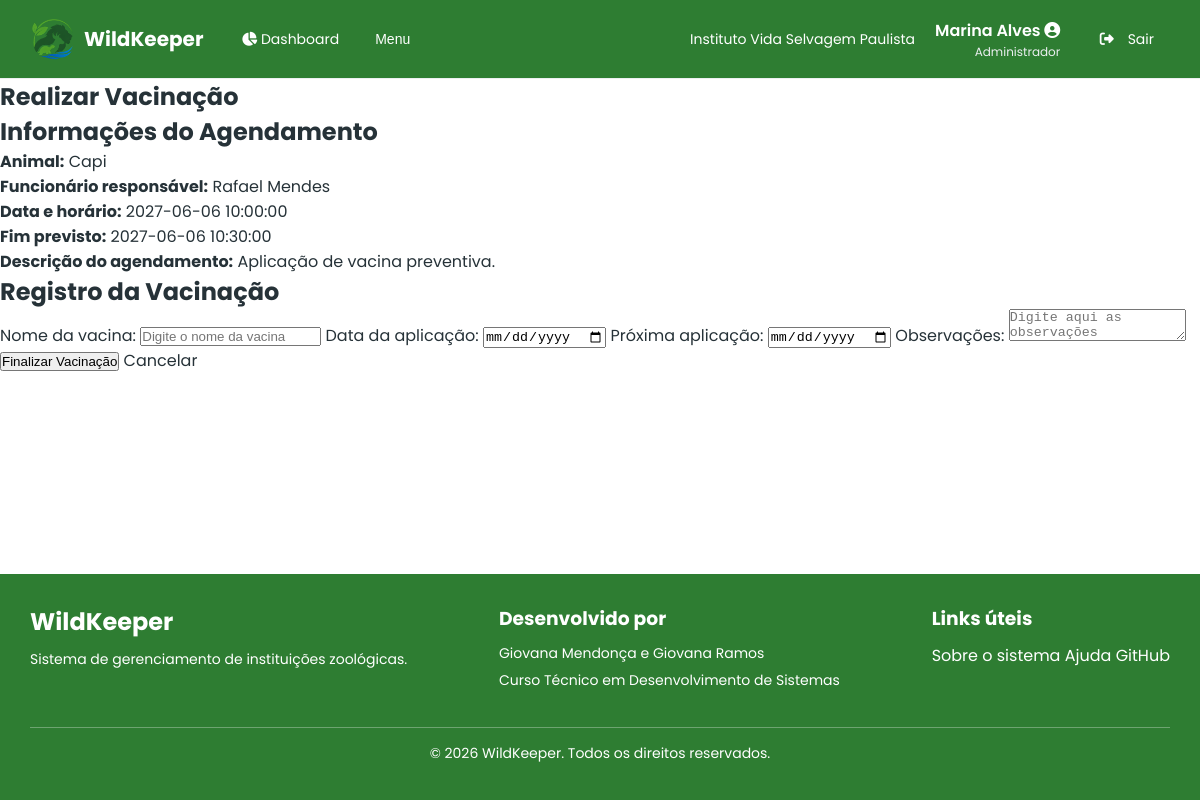
The app's page /src/vacinas/realizar_vacina.php?evento_id=84 (signed in) with its own data.
### tables this page shows
CREATE TABLE

    IF NOT EXISTS eventos (

        id INT PRIMARY KEY AUTO_INCREMENT,

        titulo VARCHAR(255) NOT NULL,

        descricao TEXT,

        tipo ENUM (

            'Consulta',

            'Vacinação',
'Manutenção',

            'Transferência',

            'Outro'

        ) NOT NULL,

        data_inicio DATETIME NOT NULL,

        data_fim DATETIME NOT NULL,

        animal_id INT DEFAULT NULL,

        habitat_id INT DEFAULT NULL,

        funcionario_id INT NOT NULL,

        status ENUM (

            'Agendado',

            'Em andamento',

            'Concluído',

            'Cancelado'

        ) NOT NULL DEFAULT 'Agendado',

        instituicao_id INT NOT NULL,

        FOREIGN KEY (animal_id) REFERENCES animais (id),

        FOREIGN KEY (habitat_id) REFERENCES habitats (id),

        FOREIGN KEY (funcionario_id) REFERENCES users (id),

        FOREIGN KEY (instituicao_id) REFERENCES instituicoes (id),
        CONSTRAINT chk_eventos_associacoes CHECK (
            (tipo IN ('Consulta', 'Vacinação') AND animal_id IS NOT NULL)
            OR (tipo = 'Manutenção' AND habitat_id IS NOT NULL)
            OR (tipo = 'Transferência' AND animal_id IS NOT NULL AND habitat_id IS NOT NULL)
            OR (tipo = 'Outro')
        ),

        created_at TIMESTAMP DEFAULT CURRENT_TIMESTAMP,

        updated_at TIMESTAMP DEFAULT CURRENT_TIMESTAMP ON UPDATE CURRENT_TIMESTAMP

    );

CREATE TABLE

    IF NOT EXISTS animais (

        id INT PRIMARY KEY AUTO_INCREMENT,

        nome VARCHAR(100) NOT NULL,

        sexo ENUM ('Masculino', 'Feminino', 'Indeterminado'),

        data_nascimento DATE DEFAULT NULL,

        data_chegada DATE DEFAULT NULL,

        peso DECIMAL(10, 3) NOT NULL,  

        altura DECIMAL(10, 3) NOT NULL,  

        microchip VARCHAR(20) NOT NULL UNIQUE,

        observacoes TEXT,

        especie_id INT NOT NULL,

        habitat_id INT NOT NULL,

        status_id INT NOT NULL,

        saude_status_id INT NOT NULL,

        instituicao_id INT NOT NULL,

        FOREIGN KEY (especie_id) REFERENCES especies (id),

        FOREIGN KEY (habitat_id) REFERENCES habitats (id),

        FOREIGN KEY (status_id) REFERENCES status_animais (id),

        FOREIGN KEY (saude_status_id) REFERENCES saude_status (id),

        FOREIGN KEY (instituicao_id) REFERENCES instituicoes (id),

        created_at TIMESTAMP DEFAULT CURRENT_TIMESTAMP,

        updated_at TIMESTAMP DEFAULT CURRENT_TIMESTAMP ON UPDATE CURRENT_TIMESTAMP

    );

CREATE TABLE

    IF NOT EXISTS users (

        id INT PRIMARY KEY AUTO_INCREMENT,

        nome VARCHAR(100) NOT NULL,

        cpf VARCHAR(14) NOT NULL UNIQUE,

        data_nascimento DATE NOT NULL,

        genero ENUM (

            'Masculino',

            'Feminino',

            'Não-binário',

            'Outro',

            'Prefiro não informar'

        ) NOT NULL,

        telefone VARCHAR(20) NOT NULL UNIQUE,

        email VARCHAR(100) NOT NULL UNIQUE,

        senha_hash VARCHAR(255) NOT NULL,

        cargo_id INT NOT NULL,

        status ENUM ('Ativo', 'Férias', 'Afastado', 'Desligado') DEFAULT 'Ativo',

        instituicao_id INT NOT NULL,

        FOREIGN KEY (cargo_id) REFERENCES cargos (id),

        FOREIGN KEY (instituicao_id) REFERENCES instituicoes (id),

        created_at TIMESTAMP DEFAULT CURRENT_TIMESTAMP,

        updated_at TIMESTAMP DEFAULT CURRENT_TIMESTAMP ON UPDATE CURRENT_TIMESTAMP

    );

### src/vacinas/realizar_vacina.php (the view, shortened to what this page needs)
<?php
include "../includes/autenticacao.php";
$instituicao_id = $_SESSION['instituicao_id'];
$eventoId = trim($_GET['evento_id'] ?? '');
$sql = "SELECT
    eventos.id,
    eventos.titulo,
    eventos.descricao,
    eventos.data_inicio,
    eventos.data_fim,
    eventos.status,
    animais.id AS animal_id,
    animais.nome AS animal_nome,
    users.id AS funcionario_id,
    users.nome AS funcionario_nome
FROM eventos
INNER JOIN animais ON eventos.animal_id = animais.id
INNER JOIN users ON eventos.funcionario_id = users.id
WHERE eventos.id = ?
AND eventos.tipo = 'Vacinação'
AND eventos.instituicao_id = ?";
$stmt = $conexao->prepare($sql);
$stmt->bind_param("ii", $eventoId, $instituicao_id);
$stmt->execute();
$result = $stmt->get_result();
$evento = $result->fetch_assoc();
?>
<!DOCTYPE html>
<html lang="pt-BR">
<head>
    <link rel="stylesheet" href="../../assets/css/reset.css">
    <link rel="stylesheet" href="../../assets/css/dashboard_global.css">
    <link rel="stylesheet" href="https://cdnjs.cloudflare.com/ajax/libs/font-awesome/6.7.2/css/all.min.css">
</head>
<body>
    <?php include "../includes/dashboard-header.php" ?>
    <main>
        <section>
            <h1>Realizar Vacinação</h1>
            <article>
                <h2>Informações do Agendamento</h2>
                <p>
                    <strong>Animal:</strong>
                    <?= htmlspecialchars($evento['animal_nome']) ?>
                </p>
                <p>
                    <strong>Funcionário responsável:</strong>
                    <?= htmlspecialchars($evento['funcionario_nome']) ?>
                </p>
                <p>
                    <strong>Data e horário:</strong>
                    <?= htmlspecialchars($evento['data_inicio']) ?>
                </p>
                <?php if (!empty($evento['data_fim'])): ?>
                    <p>
                        <strong>Fim previsto:</strong>
                        <?= htmlspecialchars($evento['data_fim']) ?>
                    </p>
                <?php endif; ?>
                <?php if (!empty($evento['descricao'])): ?>
                    <p>
                        <strong>Descrição do agendamento:</strong>
                        <?= nl2br(htmlspecialchars($evento['descricao'])) ?>
                    </p>
                <?php endif; ?>
            </article>
            <article>
                <h2>Registro da Vacinação</h2>
                <form action="salvar_vacina.php" method="POST">
                    <label for="nome_vacina">Nome da vacina:</label>
                    <input type="text" name="nome_vacina" id="nome_vacina" maxlength="50" placeholder="Digite o nome da vacina" required>
                    <label for="data_aplicacao">Data da aplicação:</label>
                    <input type="date" name="data_aplicacao" id="data_aplicacao" required>
                    <label for="proxima_aplicacao">Próxima aplicação:</label>
                    <input type="date" name="proxima_aplicacao" id="proxima_aplicacao">
                    <label for="observacoes">Observações:</label>
                    <textarea name="observacoes" id="observacoes" placeholder="Digite aqui as observações"></textarea>
                    <button type="submit">Finalizar Vacinação</button>
                    <a href="index.php">Cancelar</a>
                </form>
            </article>
        </section>
    </main>
    <?php include "../includes/dashboard-footer.php" ?>
</body>
</html>

### records on screen
eventos: animal.nome "Capi", funcionario.nome "Rafael Mendes", data_inicio "2027-06-06 10:00:00", data_fim "2027-06-06 10:30:00", descricao "Aplicação de vacina preventiva."

### other values on screen
$_SESSION['instituicao_nome'] "Instituto Vida Selvagem Paulista"
$_SESSION['nome'] "Marina Alves"
$_SESSION['cargo_nome'] "Administrador"
